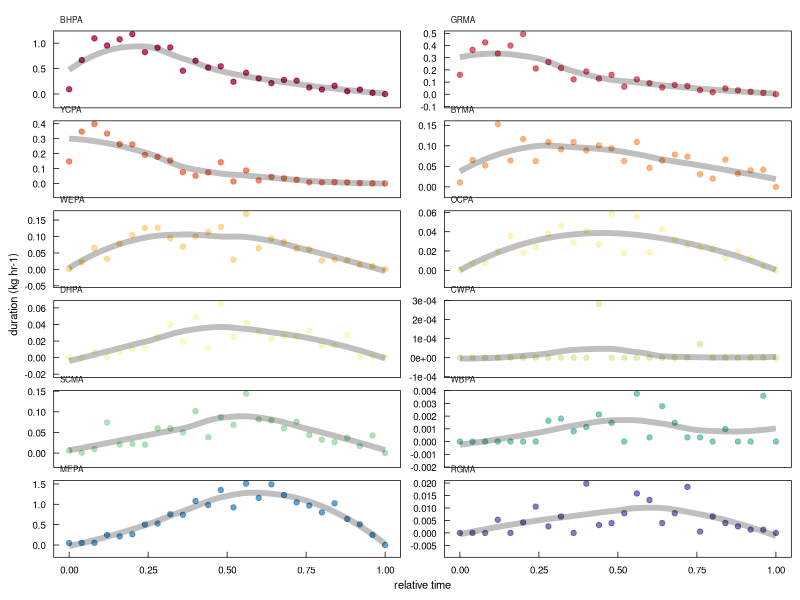

R code for this plot: (Note: this script raises an error after producing the figure.)
#### this script is plotting parrot chronology on collpa
#### should be ~ 3rd figure in the manuscript
#### it communicates across the study period the numbers and duration of parrots on the cliff

library(ggplot2)      # plotting and viz
library(plyr)         # legacy df manipulation
library(dplyr)        # variable grouping and manipulation
library(reshape)      # legacy df manipulation
library(data.table)   # legacy functions on df 
library(tidyr)        # gathering and spreading
library(zoo)          # roll mean
library(ggthemes)     # helpful ggplot themes
library(forcats)
library(scales)
library(RColorBrewer) # pretty colors
library(ggridges)
library(colorspace)
library(patchwork)
library(lubridate)    # formatting times dates

# custom ggplot theme
themeKV <- theme_few()+
  theme(strip.background = element_blank(),
        axis.line = element_blank(),
        axis.text.x = element_text(colour = "black", margin = margin(0.2, unit = "cm")),
        axis.text.y = element_text(colour = "black", margin = margin(c(1, 0.2), unit = "cm")),
        axis.ticks.x = element_line(colour = "black", linewidth=.25), 
        axis.ticks.y = element_line(colour = "black", linewidth=.25),
        axis.ticks.length=unit(-0.15, "cm"), 
        element_line(colour = "black", linewidth=.5),
        panel.border = element_rect(colour = "black", fill=NA, linewidth=.5),
        legend.title=element_blank(),
        strip.text=element_text(hjust=0))

#### read in raw survey data
# setwd("/Users/kylevanhoutan/colpa_flock/")
DF <- read.csv('data/duration_relative_t.csv')
# DF <- DF %>% filter(!(SPECIES == 'DBPA'))

# rescale Brewer palette to 13 categories
colourCount = length(unique(DF$SPECIES)) 
getPalette = colorRampPalette(brewer.pal(11, "Spectral")) # interpolate colors to fit the 13 parrot species
Spectral12 <- getPalette(colourCount) # 12 color Spectral palette 

#reorder in order of appearance
DF$SPECIES <- factor(DF$SPECIES, levels=c("BHPA", "GRMA", "YCPA", "BYMA", "WEPA", "OCPA", "DHPA", "CWPA", "SCMA", "WBPA", "MEPA", "RGMA"))

# make plot
p1 <- ggplot(DF, aes(x = TIME_rel, y = KG_HR_DAY, group = SPECIES, color = SPECIES)) +
  themeKV + theme(legend.position = "none",
                  axis.text.y = element_text(size = 7),
                  axis.text.x = element_text(size = 7),
                  axis.title.x = element_text(size = 8),
                  axis.title.y = element_text(size = 8),
                  strip.text.x = element_text(size = 6),
                  panel.spacing.y = unit(-0.5, "lines"), # trying to reduce vertical spacing between panels
                  ) +
  geom_point(aes(fill = SPECIES), 
           alpha = 0.75) + 
  scale_color_manual(values = Spectral12) +
  geom_line(alpha = 0.25, size = 2, color = '#000000',
            stat = "smooth", method = 'loess', formula = 'y~x', span = 0.75) + 
  xlab("relative time") +
  ylab("duration (kg hr-1)") +
  scale_y_continuous(breaks=pretty_breaks()) +
  facet_wrap(~SPECIES, ncol=2, scales = "free_y")
p1

loess <- ggplot_build(p1) # extract LOESS trend model values from ggplot
# see https://ggplot2.tidyverse.org/reference/ggplot_build.html
loess_vals <- loess$data[[2]] # port these into a DF
# use "loess_vals" to determine sequencing of arrivals of species to collpa
# determine the relative time with the max value for each loess model
# use dplyr: https://stackoverflow.com/questions/24237399/how-to-select-the-rows-with-maximum-values-in-each-group-with-dplyr
loess_max <- loess_vals %>% 
  group_by(PANEL) %>%
  filter(y == max(y)) 
# subset full dataset for only columns of interest
loess_max <- subset(loess_max, select = c(PANEL,x,y)) 
# since the ggplot build dropped species names, add them back in
# generate the DF
spp_order <- data.frame(SPECIES = c("YCPA", "GRMA", "BHPA", "BYMA", 
                                    "WEPA", "OCPA", "CWPA", "DHPA", 
                                    "SCMA", "WBPA", "RGMA", "MEPA"))
# bind it to the previous output
loess_max2 <- cbind(loess_max,spp_order)
# export the CSV
# getwd()
write.csv(loess_max2, file="/Users/kylevanhoutan/projects/colpa_flock/data/loess_max2.csv", row.names=FALSE)


# plot again in correct order, reorder from loess_max2
DF$SPECIES <- factor(DF$SPECIES, levels=c("YCPA", "GRMA", "BHPA", "BYMA", 
                                          "WEPA", "OCPA", "CWPA", "DHPA", 
                                          "SCMA", "WBPA", "RGMA", "MEPA"))

# make plot
p2 <- ggplot(DF, aes(x = TIME_rel, y = KG_HR_DAY, group = SPECIES, color = SPECIES)) +
  themeKV + theme(legend.position = "none",
                  axis.text.y = element_text(size = 7),
                  axis.text.x = element_text(size = 7),
                  axis.title.x = element_text(size = 8),
                  axis.title.y = element_text(size = 8),
                  strip.text.x = element_text(size = 6),
                  panel.spacing.y = unit(-0.4, "lines"), # trying to reduce vertical spacing between panels
  ) +
  scale_color_manual(values = Spectral12) +
  geom_line(alpha = 0.4, size = 2.5, color = '#000000',
            stat = "smooth", method = 'loess', formula = 'y~x', span = 0.75) + 
  geom_point(aes(fill = SPECIES),
             shape = 16, size = 2,
             alpha = 0.75, size = 2) + 
  geom_point(shape = 1,size = 2, colour = "black", stroke = 0.25,) +
  xlab("morning flock time (relative)") +
  ylab("abundance (kg hr-1)") +
  scale_y_continuous(breaks=pretty_breaks()) +
  scale_x_continuous(breaks = seq(0, 1, by = 0.2)) +
  facet_wrap(~SPECIES, ncol=3, scales = "free_y")
p2


#### read in first landing data
# this is already in shape for plotting
lands <- read.csv('data/first_down.csv')

p3 <- ggplot(lands, aes(x= fct_infreq(FIRST_DOWN), group=FIRST_DOWN, fill=FIRST_DOWN)) +
  themeKV + theme(legend.position = "none", 
                  axis.text.x = element_text(size = 7),
                  axis.text.y = element_text(size = 7),
                  axis.title.x = element_text(size = 8),
                  axis.title.y = element_text(size = 8)) + 
  geom_bar(aes(fill = fct_infreq(FIRST_DOWN)), alpha=0.85, 
           ) +
  scale_fill_manual(values=c("#005a32", "#238b45", "#74c476", "#c7e9c0")) +
  scale_y_continuous(breaks = seq(0, 50, by = 5)) +
  xlab("species") +
  ylab("first to land (days)")
p3


# plot extracts of arrival order, by peak loess model data
p4 <- ggplot(loess_max2, aes(x = x, group = SPECIES, fill = SPECIES,
                             y = fct_reorder(SPECIES,desc(x)))) +  # desc reverse orders from small to big
  themeKV + theme(legend.position = "none",
                  axis.text.y = element_text(size = 7),
                  axis.text.x = element_text(size = 7),
                  axis.title.x = element_text(size = 9),
                  axis.title.y = element_text(size = 0),) +
  geom_point(shape = 16, size = 2.6, alpha = 0.8,
             aes(color = fct_reorder(SPECIES,x))) +
  scale_color_manual(values = Spectral12) + # reverse the order of the palette to match p1
  geom_point(shape = 1,size = 2.6, colour = "black", stroke = 0.25,) +
  scale_x_continuous(breaks = seq(0, 1, by = 0.1), 
                     limits = c(0,0.65),
                     ) +
  #scale_x_datetime(breaks = breaks_width("1 hour"), 
  #                 date_labels = "%H") + # set the time scales and drop date info
  # xlab("hour of day") +
  xlab("rel. time of max abund.")
p4


layout <- "
AAAAB
AAAAB
AAAAB
AAAAB
AAAAC
AAAAC
AAAAC
AAAAC"
p2 + p4 + p3 +
  plot_layout(design = layout) +
  plot_annotation(tag_levels = 'a') # add panel labels a, b, c... et

# END
